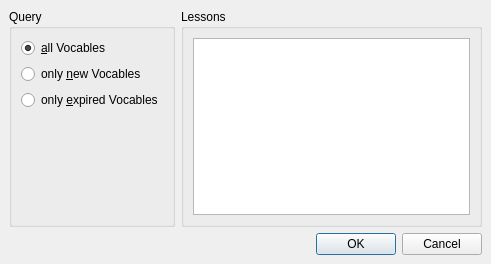
<ui version="4.0" >
 <class>StartQuiz</class>
 <widget class="QDialog" name="StartQuiz" >
  <property name="geometry" >
   <rect>
    <x>0</x>
    <y>0</y>
    <width>491</width>
    <height>264</height>
   </rect>
  </property>
  <property name="windowTitle" >
   <string>start Quiz</string>
  </property>
  <property name="windowIcon" >
   <iconset resource="icons.qrc" >:/icons/icons/help.png</iconset>
  </property>
  <layout class="QVBoxLayout" >
   <property name="margin" >
    <number>9</number>
   </property>
   <property name="spacing" >
    <number>6</number>
   </property>
   <item>
    <layout class="QHBoxLayout" >
     <property name="margin" >
      <number>0</number>
     </property>
     <property name="spacing" >
      <number>6</number>
     </property>
     <item>
      <widget class="QGroupBox" name="groupBox_2" >
       <property name="title" >
        <string>Query</string>
       </property>
       <layout class="QVBoxLayout" >
        <property name="margin" >
         <number>9</number>
        </property>
        <property name="spacing" >
         <number>6</number>
        </property>
        <item>
         <widget class="QRadioButton" name="allRadioButton" >
          <property name="text" >
           <string>&amp;all Vocables</string>
          </property>
          <property name="checked" >
           <bool>true</bool>
          </property>
         </widget>
        </item>
        <item>
         <widget class="QRadioButton" name="onlyNewRadioButton" >
          <property name="text" >
           <string>only &amp;new Vocables</string>
          </property>
         </widget>
        </item>
        <item>
         <widget class="QRadioButton" name="onlyExpiredRadioButton" >
          <property name="text" >
           <string>only &amp;expired Vocables</string>
          </property>
         </widget>
        </item>
        <item>
         <spacer>
          <property name="orientation" >
           <enum>Qt::Vertical</enum>
          </property>
          <property name="sizeHint" >
           <size>
            <width>20</width>
            <height>40</height>
           </size>
          </property>
         </spacer>
        </item>
       </layout>
      </widget>
     </item>
     <item>
      <widget class="QGroupBox" name="groupBox" >
       <property name="title" >
        <string>Lessons</string>
       </property>
       <layout class="QHBoxLayout" >
        <property name="margin" >
         <number>9</number>
        </property>
        <property name="spacing" >
         <number>6</number>
        </property>
        <item>
         <widget class="QListWidget" name="lessonsList" >
          <property name="selectionMode" >
           <enum>QAbstractItemView::MultiSelection</enum>
          </property>
         </widget>
        </item>
       </layout>
      </widget>
     </item>
    </layout>
   </item>
   <item>
    <widget class="QDialogButtonBox" name="buttonBox" >
     <property name="orientation" >
      <enum>Qt::Horizontal</enum>
     </property>
     <property name="standardButtons" >
      <set>QDialogButtonBox::Cancel|QDialogButtonBox::NoButton|QDialogButtonBox::Ok</set>
     </property>
    </widget>
   </item>
  </layout>
 </widget>
 <tabstops>
  <tabstop>allRadioButton</tabstop>
  <tabstop>onlyNewRadioButton</tabstop>
  <tabstop>onlyExpiredRadioButton</tabstop>
  <tabstop>lessonsList</tabstop>
  <tabstop>buttonBox</tabstop>
 </tabstops>
 <resources>
  <include location="icons.qrc" />
 </resources>
 <connections>
  <connection>
   <sender>buttonBox</sender>
   <signal>accepted()</signal>
   <receiver>StartQuiz</receiver>
   <slot>accept()</slot>
   <hints>
    <hint type="sourcelabel" >
     <x>352</x>
     <y>232</y>
    </hint>
    <hint type="destinationlabel" >
     <x>338</x>
     <y>223</y>
    </hint>
   </hints>
  </connection>
  <connection>
   <sender>buttonBox</sender>
   <signal>rejected()</signal>
   <receiver>StartQuiz</receiver>
   <slot>reject()</slot>
   <hints>
    <hint type="sourcelabel" >
     <x>436</x>
     <y>241</y>
    </hint>
    <hint type="destinationlabel" >
     <x>437</x>
     <y>226</y>
    </hint>
   </hints>
  </connection>
 </connections>
</ui>
